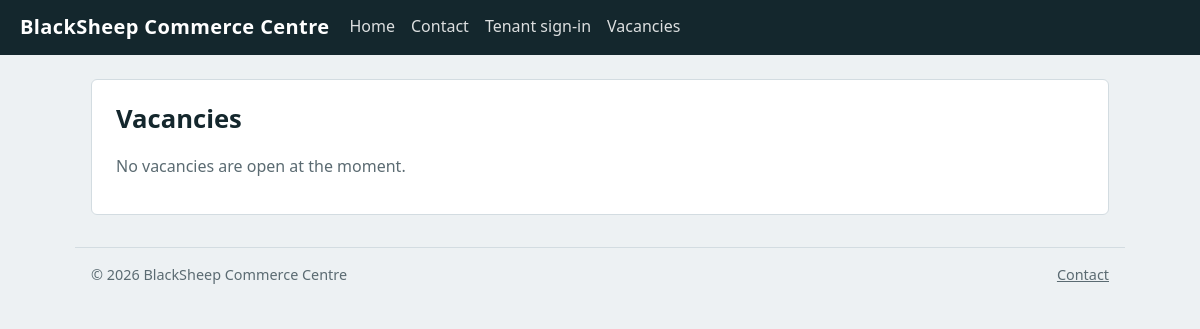
Before: /vacancies with the older database file.
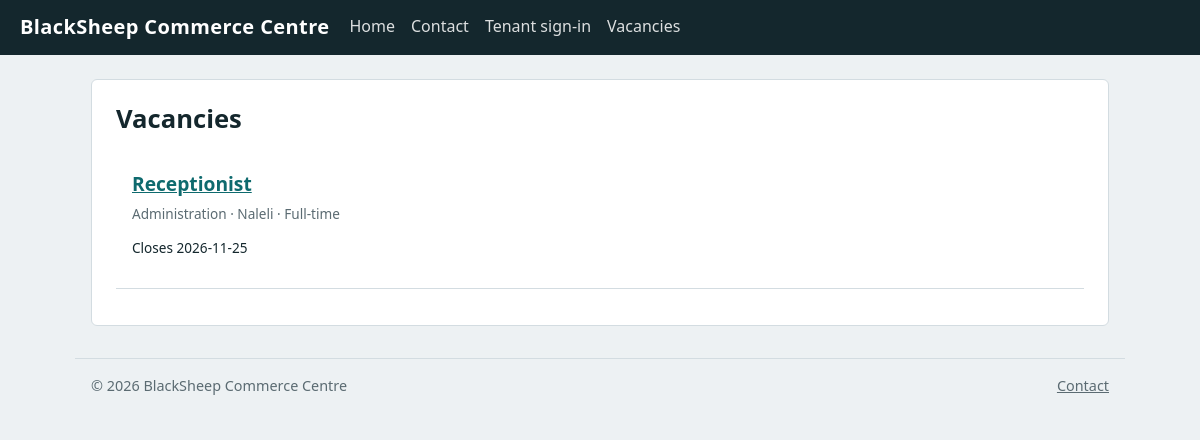
After: the same page with the newer database file.
### tables this page shows
CREATE TABLE app_settings (key TEXT PRIMARY KEY, value TEXT NOT NULL);

CREATE TABLE vacancies (
  id INTEGER PRIMARY KEY AUTOINCREMENT,
  title TEXT NOT NULL,
  department TEXT,
  location TEXT,
  employment_type TEXT,
  description TEXT NOT NULL,
  requirements TEXT,
  salary_range TEXT,
  closes_on TEXT,
  status TEXT NOT NULL DEFAULT 'open',
  created_at TEXT NOT NULL,
  created_by TEXT NOT NULL
);

### vacancies.py (the view)
@app.route("/vacancies")
def vacancies_list():
    db = get_db()
    rows = db.execute(
        "SELECT * FROM vacancies WHERE status='open' "
        "AND (closes_on IS NULL OR closes_on >= ?) "
        "ORDER BY created_at DESC", (now().date().isoformat(),)).fetchall()
    return render_template("vacancies_list.html", vacancies=rows)

### app.py (called while the page is built, shortened)
def get_db():
    if "db" not in g:
        g.db = sqlite3.connect(DB_PATH)
        g.db.row_factory = sqlite3.Row
    return g.db

def now():
    return dt.datetime.now(dt.timezone.utc).replace(tzinfo=None, microsecond=0)

@app.context_processor
def inject():
    return dict(LEVEL_NAMES=LEVEL_NAMES, LEVELS=LEVELS, CATEGORIES=CATEGORIES,
                csrf_token=csrf_token, tz_label=f"UTC{UTC_OFFSET:+g}" if UTC_OFFSET else "UTC")

def csrf_token():
    if "csrf" not in session:
        session["csrf"] = secrets.token_urlsafe(32)
    return session["csrf"]

@app.before_request
def csrf_protect():
    if request.method == "POST":
        if request.path == "/admin/photos/upload":
            request.max_content_length = 90 * 1024 * 1024
        sent = request.form.get("_csrf") or request.headers.get("X-CSRF-Token", "")
        if not secrets.compare_digest(sent, session.get("csrf", "")):
            abort(400)

@app.before_request
def load_user():
    g.user = None
    if request.endpoint in (None, "static"):
        return
    eid = session.get("eid")
    if not eid:
        return

@app.before_request
def force_password_change():
    if (g.user and g.user["must_change_password"]
            and request.endpoint not in ("change_password", "logout", "static", "branding_logo")):
        return redirect(url_for("change_password"))

@app.after_request
def security_headers(resp):
    resp.headers.setdefault("X-Content-Type-Options", "nosniff")
    resp.headers.setdefault("X-Frame-Options", "DENY")
    resp.headers.setdefault("Referrer-Policy", "same-origin")
    resp.headers.setdefault("Content-Security-Policy", "default-src 'self'; style-src 'self'; frame-ancestors 'none'")
    return resp

### features.py (called while the page is built, shortened)
def _compute_nav_counts():
    if not g.get("user"):
        return {"nav": None, "REMINDER_CHOICES": REMINDER_CHOICES}

@app.context_processor
def nav_counts():
    if "_nav_ctx" not in g:
        g._nav_ctx = _compute_nav_counts()
    return g._nav_ctx

@app.context_processor
def inject_brand():
    return {"brand": get_brand(), "default_name": DEFAULT_NAME}

@app.context_processor
def inject_permissions():
    return {"PERMISSIONS": PERMISSIONS}

### leases.py (called while the page is built)
@app.context_processor
def inject_lease_labels():
    return {"LESOTHO_NOTICE_DAYS": LESOTHO_NOTICE_DAYS,
            "LESOTHO_DEPOSIT_MONTHS": LESOTHO_DEPOSIT_MONTHS}

### website.py (called while the page is built)
def section_enabled(db, key):
    return key in HOME_SECTIONS and key not in section_config(db)["off"]

### templates/vacancies_list.html (shortened to what this page needs)
{% extends "base.html" %}
{% block content %}
<section class="panel">
  <h1>Vacancies</h1>
  {% if vacancies %}
  <ul class="vacancy-list" style="list-style:none;padding:0">
    {% for v in vacancies %}
    <li style="padding:1rem;border-bottom:1px solid var(--line)">
      <h2 style="margin:0"><a href="{{ url_for('vacancy_detail', vid=v['id']) }}">{{ v['title'] }}</a></h2>
      <p class="muted small" style="margin:.3rem 0">
        {% if v['department'] %}{{ v['department'] }} ·{% endif %}
        {% if v['location'] %}{{ v['location'] }} ·{% endif %}
        {% if v['employment_type'] %}{{ v['employment_type'] }}{% endif %}
      </p>
      {% if v['closes_on'] %}<p class="small">Closes {{ v['closes_on'] }}</p>{% endif %}
    </li>
    {% endfor %}
  </ul>
  {% else %}
  <p class="muted">No vacancies are open at the moment.</p>
  {% endif %}
</section>
{% endblock %}

### templates/base.html (shortened to what this page needs)
<!doctype html>
<html lang="en">
<head>
<link rel="stylesheet" href="{{ url_for('static', filename='style.css') }}">
<link rel="stylesheet" href="{{ url_for('branding_theme') }}">
</head>
<body{% if g.user %} data-signed-in="1" data-last-notif="{{ nav.last_notif }}" data-msgs="{{ nav.messages }}"{% endif %} data-page="{% block page %}{% endblock %}">
<header class="top">
  <a class="brand" href="{{ url_for('home') }}">{% if brand.has_logo %}<img src="{{ brand.logo_url }}" alt="">{% endif %}<span>{{ brand.name }}</span></a>
    {% if g.user %}
  <nav aria-label="Main">
    {% for it in nav_items %}<a href="{{ it.url }}">{{ it.label }}{% if it.badge %} <span class="badge" id="{{ it.badge.id }}" {% if not it.badge.count %}hidden{% endif %}>{{ it.badge.count }}</span>{% endif %}</a>
    {% endfor %}
    <a href="{{ url_for('admin_vacancies') }}">Vacancies</a>
  </nav>
  <form method="post" action="{{ url_for('admin_save_to_github') }}" style="display:inline;margin-left:.5rem" title="Save database changes to GitHub so they survive restarts">
    <input type="hidden" name="_csrf" value="{{ csrf_token() }}">
    <input type="hidden" name="next" value="{{ request.path }}">
    <button class="btn ghost small" type="submit">💾 Save to GitHub</button>
  </form>
  <form method="post" action="{{ url_for('logout') }}" class="who">
    <input type="hidden" name="_csrf" value="{{ csrf_token() }}">
    <span class="idtag lv-{{ g.user.level }}">{{ g.user.id }}</span>
    <button class="btn ghost" type="submit">Sign out</button>
  </form>
  {% else %}
  <nav aria-label="Main" class="publicnav">
    {% for it in public_nav %}<a href="{{ it.url }}">{{ it.label }}</a>
    {% endfor %}
    <a href="{{ url_for('vacancies_list') }}">Vacancies</a>
  </nav>
  {% endif %}
</header>
<main>
  {% block content %}{% endblock %}
</main>
<footer class="sitefoot">
  <span>© {{ year }} {{ brand.name }}</span>
  <nav aria-label="Site">{% for l in footer_links %}<a href="{{ l.url }}">{{ l.label }}</a>{% endfor %}</nav>
</footer>
</body>
</html>

### static/style.css (style rules this page uses)
:root { --bg:#edf1f3; --panel:#fff; --ink:#14272d; --muted:#5b6b72; --line:#d3dce1; --brand:#0e6a6e; --brand-d:#0a4f52; --danger:#b23a2b; --ok-bg:#dff1ec; --err-bg:#f8e1dd; --lv-EXE:#5b3a8c; --lv-MGT:#0e6a6e; --lv-SUP:#2f6fb0; --lv-STF:#5c6b73; --lv-INT:#8a7a3a; --lv-ADM:#14272d; --font:"Segoe UI",system-ui,-apple-system,"Helvetica Neue",Arial,sans-serif; --mono:ui-monospace,SFMono-Regular,Menlo,Consolas,monospace; }
* { box-sizing:border-box }
body { margin:0;background:var(--bg);color:var(--ink);font:16px/1.5 var(--font) }
a { color:var(--brand) }
h1 { font-size:1.6rem;margin:0 0 .25rem }
h2 { font-size:1.2rem;margin:0 0 .75rem }
.muted { color:var(--muted) }
.small { font-size:.85rem }
.top { display:flex;flex-wrap:wrap;align-items:center;gap:1.25rem;background:var(--ink);color:#fff;padding:.7rem 1.25rem }
.brand { color:#fff;font-weight:700;font-size:1.25rem;text-decoration:none;letter-spacing:.02em }
.top nav { display:flex;gap:1rem;flex:1;flex-wrap:wrap }
.top nav a { color:#cfe3e5;text-decoration:none;padding:.2rem 0;border-bottom:2px solid transparent }
main { max-width:1050px;margin:1.5rem auto;padding:0 1rem }
.panel { background:var(--panel);border:1px solid var(--line);border-radius:6px;padding:1.25rem 1.5rem;margin-bottom:1.25rem }
.brand { display:flex;align-items:center;gap:.6rem }
:root { --lv-FRL:#0e6a6e;--lv-FRR:#2f6fb0;--lv-RER:#5b3a8c;--lv-YRD:#8a7a3a }
.sitefoot { max-width:1050px;margin:2rem auto 1.5rem;padding:1rem;border-top:1px solid var(--line);display:flex;flex-wrap:wrap;gap:.6rem 1.5rem;justify-content:space-between;color:var(--muted);font-size:.9rem }
.sitefoot nav { display:flex;flex-wrap:wrap;gap:.4rem 1.2rem }
.sitefoot a { color:var(--muted) }

Changed rows visible on the page:
added vacancies: title "Receptionist", department "Administration", location "Naleli", employment_type "Full-time", closes_on "2026-11-25"
Other visible differences:
text no longer shown: "No vacancies are open at the moment."
